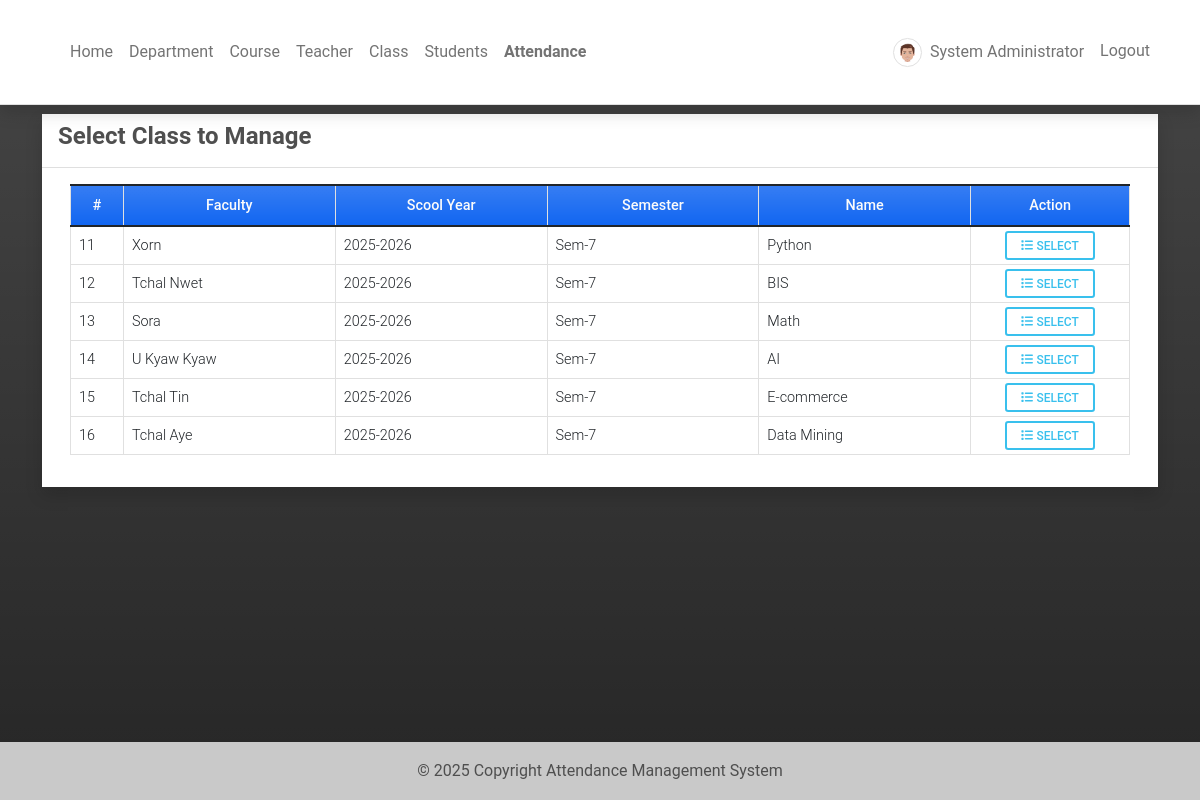
Before: /attendance_class (signed in) with the older database file.
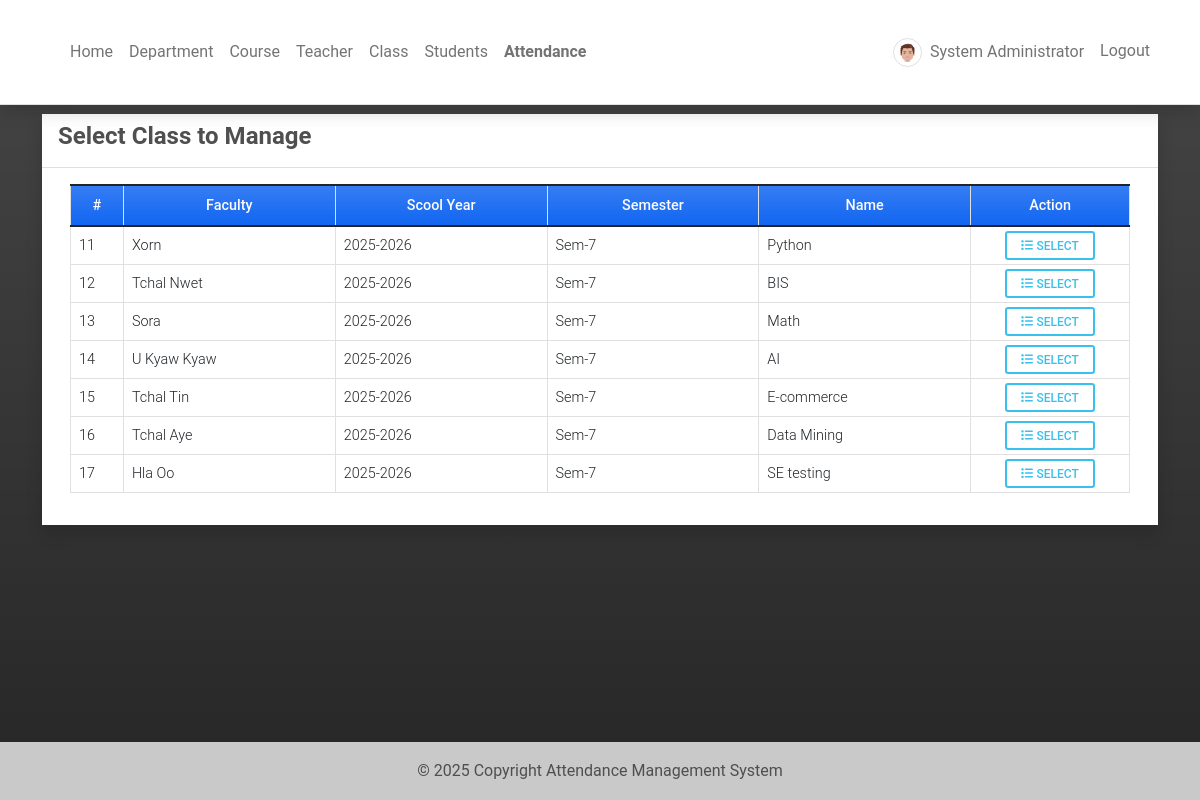
After: the same page with the newer database file.
### attendance/models.py (models this page shows, shortened)
class Class(models.Model):
    assigned_faculty = models.ForeignKey(UserProfile, on_delete=models.CASCADE)
    course = models.ForeignKey(Course, on_delete=models.CASCADE, null=True, blank=True)  # 👈 Add this
    school_year = models.CharField(max_length=250)
    level = models.CharField(max_length=250)
    name = models.CharField(max_length=250)

class UserProfile(models.Model):
    user = models.OneToOneField(User, on_delete=models.CASCADE,related_name='profile')
    contact = models.CharField(max_length=250)
    dob = models.DateField(blank=True, null = True)
    address = models.TextField(blank=True, null = True)
    avatar = models.ImageField(blank=True, null = True, upload_to= 'images/')
    user_type = models.IntegerField(default = 2)
    gender = models.CharField(max_length=100, choices=[('Male','Male'),('Female','Female')], blank=True, null= True)
    department = models.ForeignKey(Department, on_delete=models.CASCADE, blank= True, null = True)

### attendance/views.py (the view)
# urls.py: path('attendance_class',views.attendance_class,name='attendance-class'),
@login_required
def attendance_class(request):
    if request.user.profile.user_type == 1:
        classes = Class.objects.all()
    else:
        classes = Class.objects.filter(assigned_faculty = request.user.profile).all()
    context['page_title'] = "Attendance Management"
    context['classes'] = classes
    return render(request, 'attendance_class.html',context)

### attendance/templates/attendance_class.html (shortened to what this page needs)
{% extends 'base.html' %} {% block pageContent %}
<div class="col-lg-12 col-md-12 col-sm-12 col-xs-12">
    <div class="card card-default rounded-0 shadow ">
        <div class="card-header">
            <div class="d-flex w-100 align-items-center justify-content-between">
                <h4 class="card-title fw-bold">Select Class to Manage</h4>
            </div>
        </div>
        <div class="card-body">
            <div class="container-fluid">
                <table class="table table-bordered" id="class-list">
                    <colgroup>
                        <col width="5%">
                        <col width="20%">
                        <col width="20%">
                        <col width="20%">
                        <col width="20%">
                        <col width="15%">
                    </colgroup>
                    <thead>
                        <tr class="bg-gradient bg-primary bg-opacity-50 text-light">
                            <th class="px-2 py-2 text-center">#</th>
                            <th class="px-2 py-2 text-center">Faculty</th>
                            <th class="px-2 py-2 text-center">Scool Year</th>
                            <th class="px-2 py-2 text-center">Semester</th>
                            <th class="px-2 py-2 text-center">Name</th>
                            <th class="px-2 py-2 text-center">Action</th>
                        </tr>
                    </thead>
                    <tbody>
                        {% for class in classes %}
                        <tr>
                            <td class="px-2 py-1 align-middle">{{ class.id }}</td>
                            <td class="px-2 py-1 align-middle">{{ class.assigned_faculty.user.first_name }} {{ class.assigned_faculty.user.last_name }}</td>
                            <td class="px-2 py-1 align-middle">{{ class.school_year }}</td>
                            <td class="px-2 py-1 align-middle">{{ class.level }}</td>
                            <td class="px-2 py-1 align-middle">{{ class.name }}</td>
                            <td class="px-2 py-1 align-middle text-center">
                                <a class="btn btn-outline-info btn-sm" href="{% url 'attendance-page' class.pk %}" title="View">
                                    <i class="fa fa-list"></i> Select
                                </a>
                            </td>
                        </tr>
                        {% endfor %}
                    </tbody>
                </table>
            </div>
        </div>
    </div>
</div>
{% endblock pageContent %}

Changed rows visible on the page:
added Class: id "17", assigned_faculty.user.first_name "Hla Oo", school_year "2025-2026", level "Sem-7", name "SE testing"
